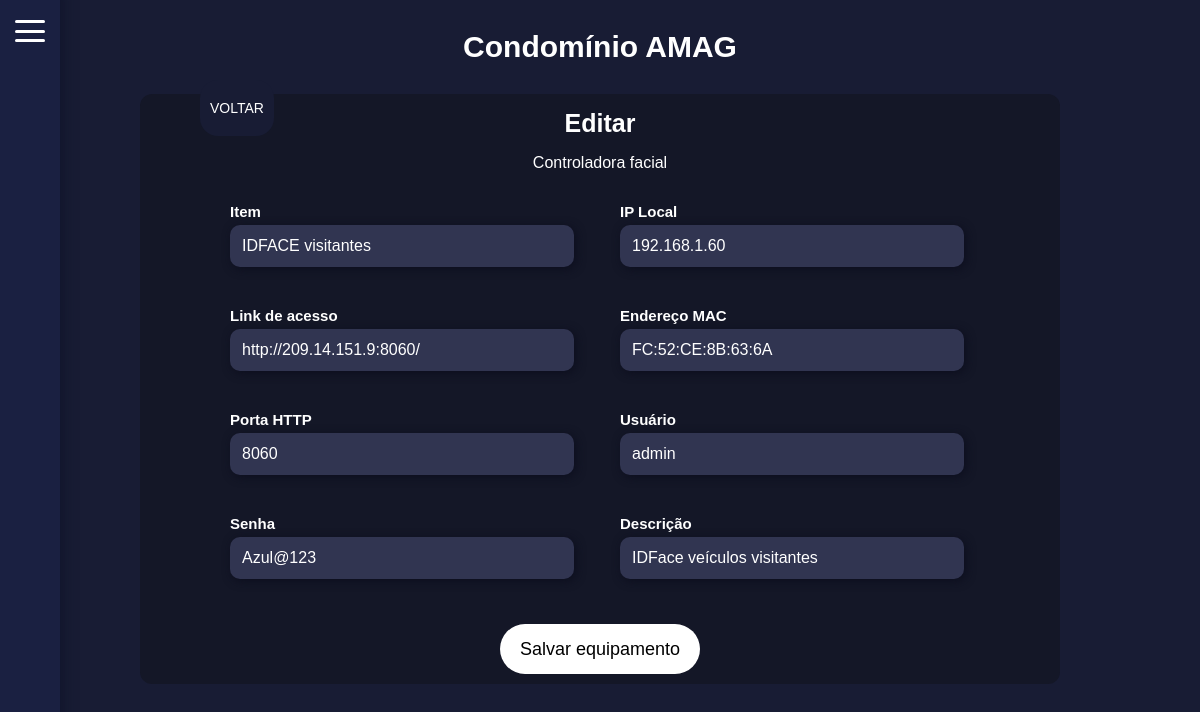
/listar_equips/edit_equip/3/Facial/, run on the app's committed database.
### mainApp/models.py (models this page shows, shortened)
class Conds(models.Model):
    name = models.CharField(max_length=100)
    created_at = models.DateTimeField(auto_now_add=True)
    endereco = models.CharField(max_length=200)

class Itens_facial(models.Model):
    cond_id = models.ForeignKey(Conds, on_delete=models.CASCADE, related_name='itens_facial', verbose_name="Condomínio")
    item = models.CharField(max_length=100, verbose_name="Item")
    iplocal = models.CharField(max_length=15, verbose_name="IP Local")
    link = models.CharField(max_length=100, verbose_name="Link de acesso")
    mac = models.CharField(max_length=17, verbose_name="Endereço MAC")
    http = models.PositiveIntegerField(verbose_name="Porta HTTP")
    user = models.CharField(max_length=50, verbose_name="Usuário")
    senha = models.CharField(max_length=50, verbose_name="Senha")
    desc = models.CharField(max_length=100, verbose_name="Descrição")
    data = models.DateTimeField(auto_now=True)

### mainApp/views.py (the view)
# urls.py: path('listar_equips/edit_equip/<int:equipamento_id>/<str:tipo>/', views.edit_equip, name='edit_equip'), # editar equipamento
def edit_equip(request, equipamento_id, tipo):
    tipo_map = {
        'Facial': {'modelo': Itens_facial, 'form': FacialForm, 'template': 'equip-forms/editar_facial.html'},
        'DVR': {'modelo': Itens_dvr, 'form': DVRForm, 'template': 'equip-forms/editar_dvr.html'},
        'Outro': {'modelo': Itens_outro, 'form': OutroForm, 'template': 'equip-forms/editar_outro.html'},
    }
    if tipo not in tipo_map:
        messages.error(request, 'Tipo de equipamento inválido.')
        return redirect('listar_equips')
    config = tipo_map[tipo]
    equipamento = get_object_or_404(config['modelo'], id=equipamento_id)
    if request.method == 'POST':
        form = config['form'](request.POST, instance=equipamento)
        if form.is_valid():
            equipamento_editado = form.save(commit=False)
            from django.utils import timezone
            equipamento_editado.data = timezone.now()  # Atualiza a data
            equipamento_editado.save()
            messages.success(request, f'Equipamento {equipamento.item} atualizado com sucesso!')
            return redirect('listar_equips')
        else:
            messages.error(request, 'Erro ao atualizar equipamento. Verifique os dados.')
    else:
        form = config['form'](instance=equipamento)
    context = {
        'form': form,
        'equipamento': equipamento,
        'tipo': tipo,
        'condominio': equipamento.cond_id
    }
    return render(request, config['template'], context)

### mainApp/forms.py
class FacialForm(forms.ModelForm):
    class Meta:
        model = Itens_facial
        fields = ['item', 'iplocal', 'link', 'mac', 'http', 'user', 'senha', 'desc']
        widgets = {
            'item': forms.TextInput(attrs={
                'class': 'form-control'
            }),
            'iplocal': forms.TextInput(attrs={
                'class': 'form-control'
            }),
            'link': forms.TextInput(attrs={
                'class': 'form-control'
            }),
            'mac': forms.TextInput(attrs={
                'class': 'form-control'
            }),
            'http': forms.NumberInput(attrs={
                'class': 'form-control'
            }),
            'user': forms.TextInput(attrs={
                'class': 'form-control'
            }),
            'senha': forms.TextInput(attrs={
                'class': 'form-control'
            }),
            'desc': forms.TextInput(attrs={
                'class': 'form-control'
            }),
        }

### mainApp/templates/equip-forms/editar_facial.html (shortened to what this page needs)
<!DOCTYPE html>
<html lang="pt-br">
<head>
</head>
<body>
    <a onCLick="goBack()" class="btn-home">VOLTAR</a>
    <div id="container">
        <p class="title">Condomínio {{ condominio.name }}</p>
        <div id="bar">
            <label for="menu-toggle" class="menu-btn">
                <span></span>
                <span></span>
                <span></span>
            </label>
            <div class="slide-menu">
                <ul>
                </ul>
            </div>
        </div>
        <form method="POST">
            <p class="title-p">Editar</p>
            <p>Controladora facial</p>
            <div class="form-group">
                <div class="form-column">
                    <label for="{{ form.item.id_for_label }}">{{ form.item.label }}</label>
                    {{ form.item }}
                </div>
                <div class="form-column">
                    <label for="{{ form.iplocal.id_for_label }}">{{ form.iplocal.label }}</label>
                    {{ form.iplocal }}
                </div>
            </div>
            <div class="form-group">
                <div class="form-column">
                    <label for="{{ form.link.id_for_label }}">{{ form.link.label }}</label>
                    {{ form.link }}
                </div>
                <div class="form-column">
                    <label for="{{ form.mac.id_for_label }}">{{ form.mac.label }}</label>
                    {{ form.mac }}
                </div>
            </div>
            <div class="form-group">
                <div class="form-column">
                    <label for="{{ form.http.id_for_label }}">{{ form.http.label }}</label>
                    {{ form.http }}
                </div>
                <div class="form-column">
                    <label for="{{ form.user.id_for_label }}">{{ form.user.label }}</label>
                    {{ form.user }}
                </div>
            </div>
            <div class="form-group">
                <div class="form-column">
                    <label for="{{ form.senha.id_for_label }}">{{ form.senha.label }}</label>
                    {{ form.senha }}
                </div>
                <div class="form-column">
                    <label for="{{ form.desc.id_for_label }}">{{ form.desc.label }}</label>
                    {{ form.desc }}
                </div>
            </div>
            <button type="submit">Salvar equipamento</button>
        </form>
    </div>
</body>
</html>

### mainApp/templates/equip-forms/editar_facial.html (style rules this page uses)
body { margin: 0; font-family: Arial, sans-serif; background: #181c34; color: white; }
#container { display: flex; flex-direction: column; align-items: center; justify-content: center; }
.menu-btn { position: fixed; top: 20px; left: 15px; width: 30px; height: 22px; cursor: pointer; z-index: 1002; display: flex; flex-direction: column; justify-content: space-between; }
.menu-btn span { display: block; height: 3px; width: 30px; background: #fff; border-radius: 3px; transition: 0.3s; }
.slide-menu { position: fixed; top: 0; left: -190px; width: 250px; height: 100%; background: #1a2041; color: white; transition: left 0.3s ease; padding-top: 40px; z-index: 1001; box-shadow: 5px -10px 10px #12162d; }
.slide-menu ul, li { padding-top: 10px; padding-left: 5px; padding-right: 60px; padding-bottom: 10px; }
.slide-menu ul { align-content: space-evenly; }
.slide-menu ul { list-style-type: none; }
form { margin: 20px auto; border-radius: 12px; background: #141727; width: 80%; max-width: 900px; display: flex; flex-direction: column; align-items: center; padding: 10px; }
.form-group { display: flex; justify-content: center; gap: 40px; margin-bottom: 25px; width: 100%; max-width: 800px; }
.form-column { display: flex; flex-direction: column; flex: 1; max-width: 350px; }
.form-column label { font-size: 15px; margin-bottom: 8px; color: #fff; font-weight: bold; }
.form-group label { font-size: 15px; margin-top: 15px; margin-bottom: 5px; margin-right: 10px; color: #fff; text-align: left; }
.form-group input { padding: 12px; border-radius: 10px; border: 1px solid #ccc; background: #313551; color: white; font-size: 16px; border: none; margin-right: 30px; width: 320px; box-shadow: 2px 2px 10px #0c0e1e; }
form button { background: white; font-size: 18px; width: 200px; height: 50px; margin-top: 20px; border-radius: 30px; border: none; }
.btn-home { margin: 80px 200px; padding: 20px 10px; font-size: 14px; background: #181c34; color: white; text-align: center; position: fixed; border-radius: 18px; }
.title-p { font-size: 25px; margin: 5px auto; margin-bottom: 0; font-weight: bold; }
.title { font-size: 30px; text-align: center; font-weight: bold; margin-bottom: 10px; }

### data on the page
Conds: name "AMAG"
Itens_facial: item "IDFACE visitantes", iplocal "192.168.1.60", link "http://209.14.151.9:8060/", mac "FC:52:CE:8B:63:6A", http "8060", user "admin", senha "Azul@123", desc "IDFace veículos visitantes"
